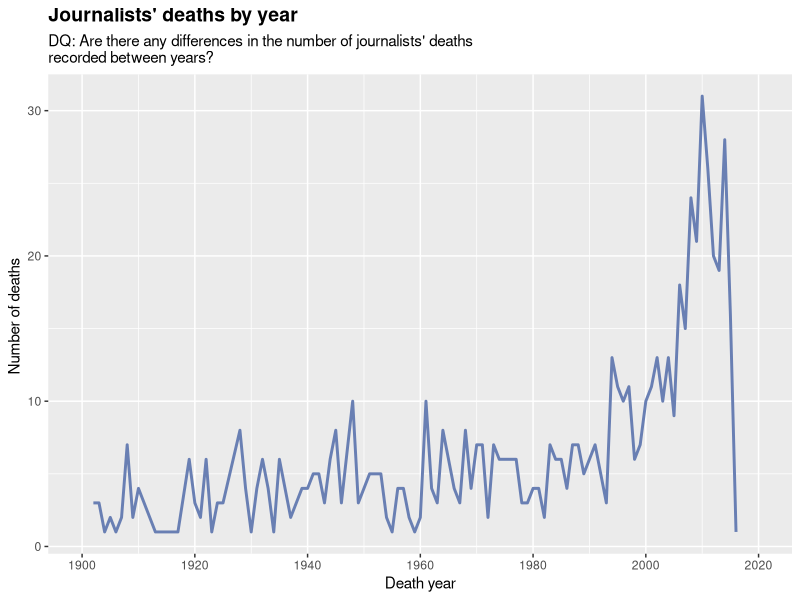

Recreate this plot in R.
library(tidyverse)
library(ggplot2)

# 1) Read CSV file
journalists_raw <- read_csv("journalists.csv", show_col_types = FALSE)|>
  select(`ontology/deathYear`, `ontology/deathPlace_label`)

# PLOT 1: Deaths per year

# 3) Make a summary table: count by year
deaths_by_year <- journalists_raw |>
  filter(`ontology/deathYear` == `ontology/deathYear`) |>
  group_by(`ontology/deathYear`) |>
  summarise(n = n()) |>
  filter(`ontology/deathYear`>1900 & nchar(`ontology/deathYear`) == 4)|>
  arrange(`ontology/deathYear`)|>
  mutate(`ontology/deathYear` = as.numeric(`ontology/deathYear`))

# 4) Line plot of the count by year
count_per_year_plot <- ggplot(data = deaths_by_year) +
  aes(x = `ontology/deathYear`, y = n, group = 1)+
  labs(x = "Death year", y = "Number of deaths ", title = "Journalists' deaths by year ", subtitle = "DQ: Are there any differences in the number of journalists' deaths \nrecorded between years?")+
  theme(plot.title = element_text(face = "bold", size = 14))+
  scale_x_continuous(limits = c(1900, 2020), breaks = c(1900, 1920, 1940, 1960, 1980, 2000, 2020))+
  geom_line(color="#697fb3ff", size=1)

ggsave('count_per_year_plot.png', plot = count_per_year_plot)

# ----------------------------
# PLOT 2: Top 10 places with the most journalists' death => WE WILL NOT USE THIS GRAPH
# ----------------------------

# # 5) Hacer una tabla resumen: conteo por lugar
# deaths_by_place <- journalists_raw |>
#   filter(`ontology/deathPlace_label` == `ontology/deathPlace_label`) |>
#   filter(`ontology/deathPlace_label` != "") |>
#   group_by(`ontology/deathPlace_label`) |>
#   summarise(n = n()) |>
#   arrange(desc(n))

# # 6) Quedarnos con el top 10 (usamos head() para mantenerlo simple)
# top10_places <- head(deaths_by_place, 10)

# # 7) Bar plot del top 10 lugares (puede quedar apretado si los nombres son largos)
# ggplot(data = top10_places) +
#   aes(x = `ontology/deathPlace_label`, y = n) +
#   labs(x = "Place of death", y = "Number od deaths ", title = "Top 10 places of deaths ")+
#     geom_col(fill = "#697fb3ff") 







